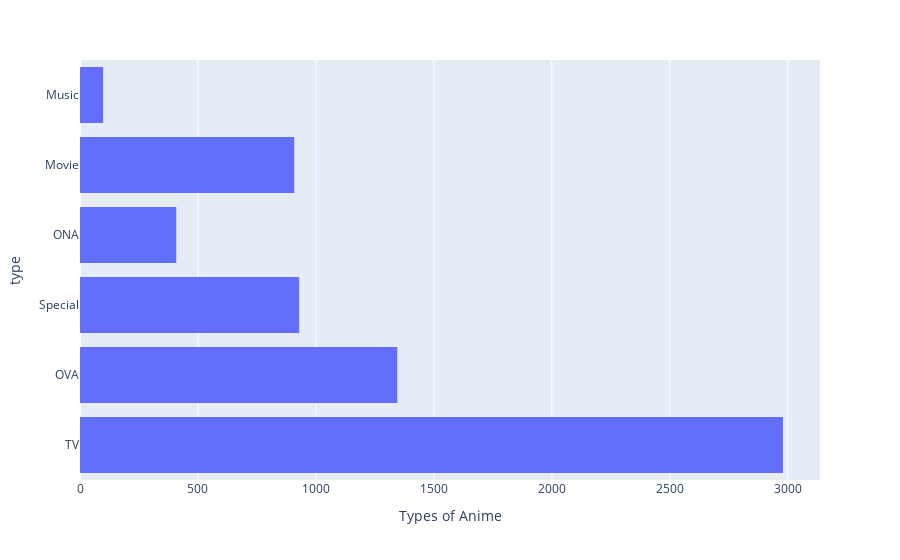

Notebook cell for this chart:
### Markdown cell above
## Dataset Description 
anime_cleaned.csv: This file provides detailed information on individual anime, including title, synonyms, genre, studio, licensor, producer, duration, rating, score, airing date, episodes, source (manga, light novel, etc.), and various other relevant data. The dataset covers 14,478 unique anime, offering substantial insights into trends over time.

users_cleaned.csv: Focusing on users who watch anime, this file contains essential demographic data such as username, registration date, last online date, birth date, gender, location, and aggregated values from their anime lists. With 302,675 unique users, it enables a thorough analysis of user behavior and preferences.

animelist_cleaned.csv: Detailing anime lists for all users, this file includes information on the username, anime ID, score, status, and the timestamp when the record was last updated. With 80,076,112 records, including 46,358,322 with ratings, it forms the basis for understanding user engagement with anime titles.

### Code cell
# Displaying the different types of animes in the dataset
# Load the example tips dataset
tips = px.data.tips()

# Create a histogram for anime types
fig = px.histogram(anime_data, y="type", orientation="h")
fig.update_xaxes(categoryorder='total ascending', title="Types of Anime")

# Show the plot
fig.show()

### Figure 1 — Plotly figure (JSON) as saved in the notebook; plotly's stock layout.template omitted (floating-point values rounded to 4 significant figures; data arrays with more than 128 entries replaced by an {"elided": "..."} marker saying what was removed)
{"data": [{"alignmentgroup": "True", "bingroup": "y", "hovertemplate": "count=%{x}<br>type=%{y}<extra></extra>", "legendgroup": "", "marker": {"color": "#636efa", "pattern": {"shape": ""}}, "name": "", "offsetgroup": "", "orientation": "h", "showlegend": false, "type": "histogram", "xaxis": "x", "y": {"elided": "6668 str values"}, "yaxis": "y"}], "layout": {"barmode": "relative", "legend": {"tracegroupgap": 0}, "margin": {"t": 60}, "xaxis": {"anchor": "y", "categoryorder": "total ascending", "domain": [0, 1], "title": {"text": "Types of Anime"}}, "yaxis": {"anchor": "x", "domain": [0, 1], "title": {"text": "type"}}}}
